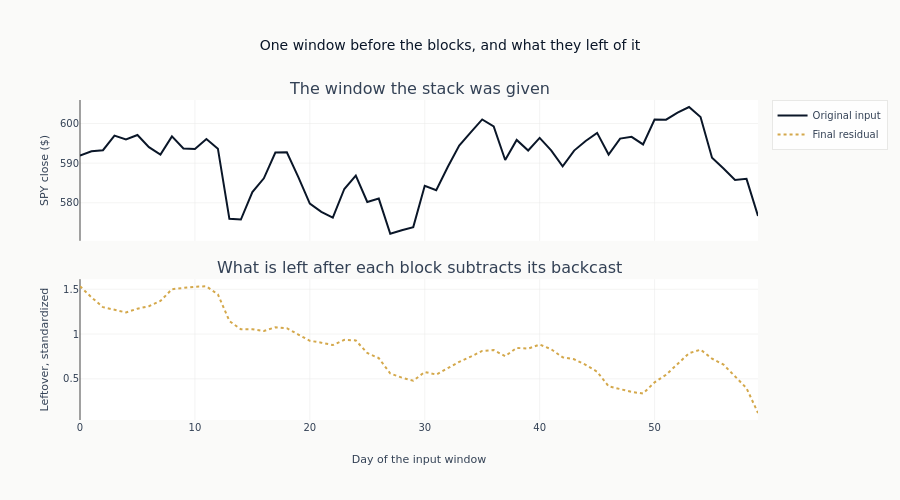

Write notebook code for a chart like this one.
### Markdown cell above
## What the blocks left behind

Each block emits a backcast alongside its forecast, and the stack subtracts it before
handing the input to the next block. Running one window through block by block and
keeping the leftover shows what the chain of subtractions did to it.

Two things about that leftover have to be said before the picture, because the
picture invites two wrong readings and the reasons are visible in `forward` above.

**The backcasts were never fitted to reconstruct anything.** The loss is the squared
error of the *forecast*; there is no reconstruction term. A backcast gets a gradient
only through its effect on what later blocks receive, so it is shaped to make the
forecast better, not to explain the input. The leftover is therefore not the part of
the window that a polynomial and five sine waves are unable to represent - it is
whatever these particular backcasts, trained for a different purpose, happened to
leave. Nothing guarantees it is small, and nothing makes a pattern in it evidence
about the basis.

**The last block's backcast head is not trained at all.** Follow it: block six's
backcast is subtracted into `residual`, and `residual` after the final iteration is
returned to nobody and read by nothing. No path connects it to the loss, so its
weights hold their initial random values for the whole of training and its
subtraction is arbitrary. That is a property of stacking blocks under a forecast-only
objective, not a bug in this implementation, and it is why the last subtraction in
the figure below should be read as noise rather than as the stack's final refinement.

### Code cell
sample_input = torch.FloatTensor(X_test[sample_idx : sample_idx + 1]).to(DEVICE)
nbeats_i.eval()

with torch.no_grad():
    residual = sample_input.clone()
    backcasts = []
    for block in nbeats_i.blocks:
        backcast, _ = block(residual)
        backcasts.append(backcast.cpu().numpy().flatten())
        residual = residual - backcast

# The input goes back to dollars; the leftover stays standardized, because it is not a
# price and adding the training mean to it would put it on the price axis.
input_denorm = X_test[sample_idx] * price_std + price_mean
residual_z = residual.cpu().numpy().flatten()

x_back = list(range(LOOKBACK))

fig_bc = make_subplots(
    rows=2,
    cols=1,
    subplot_titles=[
        "The window the stack was given",
        "What is left after each block subtracts its backcast",
    ],
    shared_xaxes=True,
    vertical_spacing=0.12,
)
fig_bc.add_trace(
    go.Scatter(x=x_back, y=input_denorm, name="Original input", line=dict(width=2)), row=1, col=1
)
fig_bc.add_trace(
    go.Scatter(x=x_back, y=residual_z, name="Final residual", line=dict(dash="dot")), row=2, col=1
)
fig_bc.update_xaxes(title_text="Day of the input window", row=2, col=1)
fig_bc.update_yaxes(title_text="SPY close ($)", row=1, col=1)
fig_bc.update_yaxes(title_text="Leftover, standardized", row=2, col=1)
fig_bc.update_layout(
    title="One window before the blocks, and what they left of it",
    height=500,
)
show_plotly_with_alt(
    fig_bc,
    "Two stacked panels sharing a horizontal axis of position within the input "
    "window. The upper panel plots the window of SPY closes the stack was given, in "
    "dollars; the lower plots what remains after every block has subtracted its "
    "backcast, on a standardized scale.",
)

### Figure 1 — Plotly figure (JSON) as saved in the notebook; plotly's stock layout.template omitted (floating-point values rounded to 4 significant figures)
{"data": [{"line": {"width": 2}, "name": "Original input", "type": "scatter", "x": [0, 1, 2, 3, 4, 5, 6, 7, 8, 9, 10, 11, 12, 13, 14, 15, 16, 17, 18, 19, 20, 21, 22, 23, 24, 25, 26, 27, 28, 29, 30, 31, 32, 33, 34, 35, 36, 37, 38, 39, 40, 41, 42, 43, 44, 45, 46, 47, 48, 49, 50, 51, 52, 53, 54, 55, 56, 57, 58, 59], "xaxis": "x", "y": [591.9, 593.0, 593.3, 597.0, 596.0, 597.1, 594.0, 592.2, 596.8, 593.7, 593.6, 596.1, 593.7, 576.0, 575.8, 582.7, 586.2, 592.7, 592.7, 586.5, 579.8, 577.7, 576.3, 583.5, 586.8, 580.2, 581.1, 572.2, 573.1, 573.9, 584.3, 583.2, 589.0, 594.4, 597.8, 601.0, 599.3, 590.8, 595.9, 593.2, 596.4, 593.2, 589.2, 593.2, 595.6, 597.7, 592.2, 596.2, 596.7, 594.7, 601.0, 601.0, 602.7, 604.2, 601.7, 591.4, 588.7, 585.7, 586.0, 576.7], "yaxis": "y"}, {"line": {"dash": "dot"}, "name": "Final residual", "type": "scatter", "x": [0, 1, 2, 3, 4, 5, 6, 7, 8, 9, 10, 11, 12, 13, 14, 15, 16, 17, 18, 19, 20, 21, 22, 23, 24, 25, 26, 27, 28, 29, 30, 31, 32, 33, 34, 35, 36, 37, 38, 39, 40, 41, 42, 43, 44, 45, 46, 47, 48, 49, 50, 51, 52, 53, 54, 55, 56, 57, 58, 59], "xaxis": "x2", "y": [1.534, 1.41, 1.3, 1.274, 1.242, 1.284, 1.311, 1.37, 1.501, 1.516, 1.529, 1.533, 1.442, 1.145, 1.052, 1.053, 1.034, 1.076, 1.065, 0.9947, 0.9246, 0.9039, 0.8771, 0.935, 0.9284, 0.788, 0.7313, 0.5595, 0.5135, 0.4793, 0.5758, 0.5477, 0.6162, 0.6897, 0.7474, 0.8117, 0.8213, 0.7528, 0.8455, 0.8369, 0.8831, 0.8302, 0.7403, 0.7185, 0.6563, 0.5793, 0.4164, 0.3888, 0.3543, 0.3358, 0.4607, 0.5454, 0.6698, 0.7855, 0.8259, 0.7255, 0.6584, 0.5309, 0.3957, 0.1186], "yaxis": "y2"}], "layout": {"annotations": [{"font": {"size": 16}, "showarrow": false, "text": "The window the stack was given", "x": 0.5, "xanchor": "center", "xref": "paper", "y": 1.0, "yanchor": "bottom", "yref": "paper"}, {"font": {"size": 16}, "showarrow": false, "text": "What is left after each block subtracts its backcast", "x": 0.5, "xanchor": "center", "xref": "paper", "y": 0.44, "yanchor": "bottom", "yref": "paper"}], "height": 500, "title": {"text": "One window before the blocks, and what they left of it"}, "xaxis": {"anchor": "y", "domain": [0.0, 1.0], "matches": "x2", "showticklabels": false}, "xaxis2": {"anchor": "y2", "domain": [0.0, 1.0], "title": {"text": "Day of the input window"}}, "yaxis": {"anchor": "x", "domain": [0.56, 1.0], "title": {"text": "SPY close ($)"}}, "yaxis2": {"anchor": "x2", "domain": [0.0, 0.44], "title": {"text": "Leftover, standardized"}}}}
